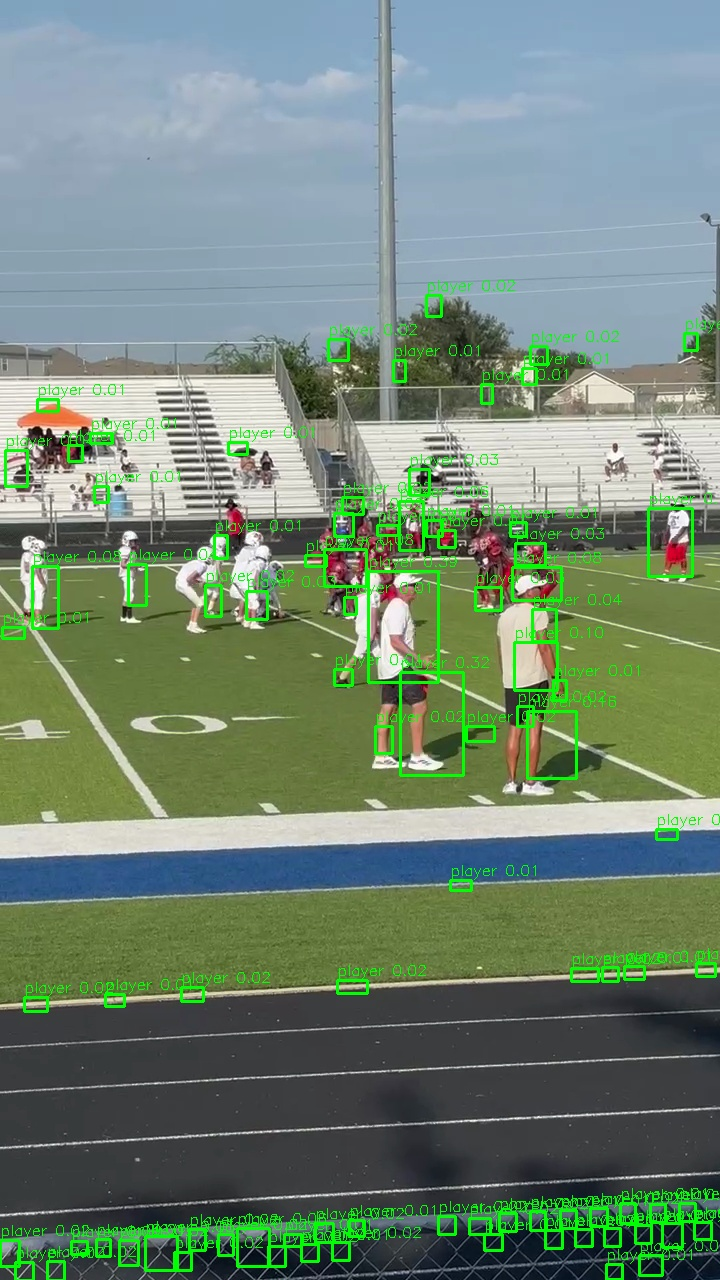
#> input picture debug/probe_overlay.jpg, 720 x 1280 px
$ python -i ball_tracker.py   (imports and definitions only)
#> lines starting #> are read from the running program, lines starting #| are printed output that depends on the picture; after the words box and inside, x2 and y2 are one past the last pixel; in counts of white or black regions, pixels touching at a corner belong together
"""Lightweight football detector and tracker.

This module implements a very small ball tracking pipeline designed for
press‑box style footage.  The goal is to provide a fast and reasonably
robust tracker that can run on an embedded device without any heavy
models.  The tracker combines simple motion estimation, color/shape
priors and a constant–velocity Kalman filter.  The public API mirrors the
rest of the tracking utilities in this repository – :class:`BallTracker`
exposes an :py:meth:`update` method that consumes a BGR frame and
optionally a region of interest and returns a tuple describing the
current estimate of the ball location.

The tracker maintains three states:

``TRACKING``
    A confident detection was associated with the previous estimate.
``SEARCHING``
    A prediction is returned but the confidence has fallen below the
    threshold.
``LOST``
    No reliable position is available.  After a grace period the tracker
    returns ``None`` but keeps the last known bounding box so that callers
    may continue to crop around the previous location.

The behaviour of the tracker can be tuned through
``configs/tracking.yaml`` which currently supports the following keys:

``min_area``
    Minimum contour area for a candidate region.
``max_area``
    Maximum contour area for a candidate region.
``min_confidence``
    Minimum score required to report the ``TRACKING`` state.
``decay_rate``
    Multiplicative decay applied when no detection is observed.
"""

from __future__ import annotations

from dataclasses import dataclass
from enum import Enum
import os
from typing import Optional, Tuple

import cv2
import numpy as np
import yaml


class _State:
    """Minimal state shim with a `.value` attribute to satisfy pipeline logging."""
    __slots__ = ("value",)

    def __init__(self, value: str) -> None:
        self.value = value

    def __str__(self) -> str:
        return self.value


class TrackState(str, Enum):
    """Simple enumeration for the tracker state."""

    TRACKING = "TRACKING"
    SEARCHING = "SEARCHING"
    LOST = "LOST"


@dataclass
class TrackerConfig:
    """Configuration loaded from ``configs/tracking.yaml``."""

    min_area: int = 30
    max_area: int = 2000
    min_confidence: float = 0.3
    decay_rate: float = 0.9
    lost_threshold: int = 10
    hsv_brown: Tuple[Tuple[int, int, int], Tuple[int, int, int]] = (
        (5, 50, 50),
        (25, 255, 255),
    )
    hsv_white: Tuple[Tuple[int, int, int], Tuple[int, int, int]] = (
        (0, 0, 200),
        (180, 40, 255),
    )
    hsv_green: Tuple[Tuple[int, int, int], Tuple[int, int, int]] = (
        (35, 50, 50),
        (90, 255, 255),
    )
    hsv_green_dull: Tuple[Tuple[int, int, int], Tuple[int, int, int]] = (
        (35, 35, 25),
        (95, 255, 255),
    )


def _load_config(path: str) -> TrackerConfig:
    cfg = TrackerConfig()
    if os.path.exists(path):
        with open(path, "r", encoding="utf-8") as fh:  # pragma: no cover - trivial
            data = yaml.safe_load(fh) or {}
        for key, val in data.items():
            if hasattr(cfg, key):
                setattr(cfg, key, val)
    return cfg


# [16 lines left out: function _iou, not called in this run]


class BallTracker:
    """Detect and track the football in a sequence of frames."""

    def __init__(
        self,
        config_path: str = "configs/tracking.yaml",
        proc_scale: float = 0.5,
        **kwargs,
    ) -> None:
        self.cfg = _load_config(config_path)
        self.proc_scale = float(proc_scale)

        # Kalman filter with state (x, y, vx, vy) and measurements (x, y)
        self.kalman = cv2.KalmanFilter(4, 2)
        self.kalman.measurementMatrix = np.array(
            [[1, 0, 0, 0], [0, 1, 0, 0]], np.float32
        )
        self.kalman.transitionMatrix = np.array(
            [[1, 0, 1, 0], [0, 1, 0, 1], [0, 0, 1, 0], [0, 0, 0, 1]],
            np.float32,
        )
        self.kalman.processNoiseCov = np.eye(4, dtype=np.float32) * 0.03

        self.prev_gray: Optional[np.ndarray] = None
        self.last_bbox: Optional[Tuple[int, int, int, int]] = None
        self.last_conf: float = 0.0
        self.state: TrackState = TrackState.LOST
        self.lost_frames: int = 0
        self.frame_idx: int = 0
        self.search_roi: Optional[Tuple[int, int, int, int]] = None
        self.reacquire_interval = 15
        self.roi_margin = 50
        self.k3 = np.ones((3, 3), np.uint8)
        self.k5 = np.ones((5, 5), np.uint8)

    # ------------------------------------------------------------------
    # internal helpers
    # [11 lines left out: function _safe_roi, not called in this run]

    def _color_mask(self, bgr):
        """
        Robust color mask for a (white-ish) ball on green field.
        Returns uint8 mask or None if the input is invalid.
        """
        if bgr is None or not isinstance(bgr, np.ndarray) or bgr.size == 0:
            return None
        if bgr.ndim != 3 or bgr.shape[2] != 3:
            return None

        hsv = cv2.cvtColor(bgr, cv2.COLOR_BGR2HSV)

        # Field green range (to suppress)
        green = cv2.inRange(hsv, (35, 50, 50), (90, 255, 255))

        # White/bright range (typical youth footballs read bright/tan under sun)
        white = cv2.inRange(hsv, (0, 0, 200), (180, 50, 255))

        out = cv2.bitwise_and(white, cv2.bitwise_not(green))
        # Ensure uint8 mask
        if out is None or out.size == 0:
            return None
        if out.dtype != np.uint8:
            out = out.astype(np.uint8)
        return out

    def _motion_mask(self, gray):
        """
        Motion mask vs previous grayscale frame.
        Returns uint8 mask or None during warmup / invalid input.
        """
        if gray is None or not isinstance(gray, np.ndarray) or gray.size == 0:
            return None

        # Warmup or resize: initialize and skip one frame
        if getattr(self, "prev_gray", None) is None or self.prev_gray.shape != gray.shape:
            self.prev_gray = gray.copy()
            return None

        diff = cv2.absdiff(gray, self.prev_gray)
        self.prev_gray = gray  # update for next call

        blur = cv2.GaussianBlur(diff, (5, 5), 0)
        _, thr = cv2.threshold(blur, 15, 255, cv2.THRESH_BINARY)
        if thr.dtype != np.uint8:
            thr = thr.astype(np.uint8)
        return thr

    # [23 lines left out: functions _update_search_roi, reset_on_snap, not called in this run]

    # ------------------------------------------------------------------
    def update(self, frame):
        """
        Safe, guard-rail update.

        Returns a 6-tuple expected by the pipeline:
          (bx, by, bw, bh, conf, state)

        - If no detection: (0, 0, 0, 0, 0.0, 'no_det' or reason)
        - On detection: (x, y, w, h, conf, 'ok')
        """
        import cv2, numpy as np

        # --- Basic frame validation ---
        if frame is None or not isinstance(frame, np.ndarray) or frame.size == 0:
            return (0, 0, 0, 0, 0.0, _State("empty_frame"))

        h, w = frame.shape[:2]

        # Kernels (create lazily)
        if not hasattr(self, "k3"):
            self.k3 = cv2.getStructuringElement(cv2.MORPH_ELLIPSE, (3, 3))
        if not hasattr(self, "k5"):
            self.k5 = cv2.getStructuringElement(cv2.MORPH_ELLIPSE, (5, 5))

        # Planes
        try:
            gray = cv2.cvtColor(frame, cv2.COLOR_BGR2GRAY)
        except cv2.error:
            return (0, 0, 0, 0, 0.0, _State("cvt_gray_error"))

        # Masks (each may be None on warmup or failure)
        m_motion = self._motion_mask(gray)
        m_color  = self._color_mask(frame)

        masks = [m for m in (m_motion, m_color) if m is not None]
        if not masks:
            # Likely warmup or very static scene; skip gracefully
            return (0, 0, 0, 0, 0.0, _State("warmup_or_no_masks"))

        # Start with the first valid mask
        mask = masks[0]
        # Bitwise AND with any other masks that match shape
        for m in masks[1:]:
            if m.shape == mask.shape:
                mask = cv2.bitwise_and(mask, m)

        if mask is None or mask.size == 0:
            return (0, 0, 0, 0, 0.0, _State("mask_none"))
        if mask.dtype != np.uint8:
            mask = mask.astype(np.uint8)
        if cv2.countNonZero(mask) == 0:
            return (0, 0, 0, 0, 0.0, _State("mask_empty"))

        # Morphology with guards
        try:
            mask = cv2.morphologyEx(mask, cv2.MORPH_OPEN, self.k3)
            mask = cv2.morphologyEx(mask, cv2.MORPH_CLOSE, self.k5)
        except cv2.error:
            # proceed with raw mask if morphology fails
            pass

        # Contours
        try:
            cnts, _ = cv2.findContours(mask, cv2.RETR_EXTERNAL, cv2.CHAIN_APPROX_SIMPLE)
        except cv2.error:
            return (0, 0, 0, 0, 0.0, _State("findContours_error"))

        if not cnts:
            return (0, 0, 0, 0, 0.0, _State("no_contours"))

        # Pick largest reasonable blob
        areas = [(cv2.contourArea(c), c) for c in cnts]
        areas.sort(key=lambda x: x[0], reverse=True)
        area, best = areas[0]

        min_area = 5.0
        max_area = 0.05 * w * h
        if area < min_area or area > max_area:
            return (0, 0, 0, 0, 0.0, _State("area_out_of_range"))

        x, y, ww, hh = cv2.boundingRect(best)

        # Confidence heuristic: normalized area clipped to [0.0, 1.0]
        conf = float(max(0.0, min(1.0, area / (0.01 * w * h))))  # 1% of frame ~= conf 1.0

        return (int(x), int(y), int(ww), int(hh), conf, _State("ok"))

>>> import cv2
>>> picture = cv2.imread('../../debug/probe_overlay.jpg')
#> picture is the input picture: shape (1280, 720, 3); mean B, G, R 116.1, 134.1, 113.1
>>> result = BallTracker().update(picture)
#> in update, `gray = cv2.cvtColor(frame, cv2.COLOR_BGR2GRAY)`:
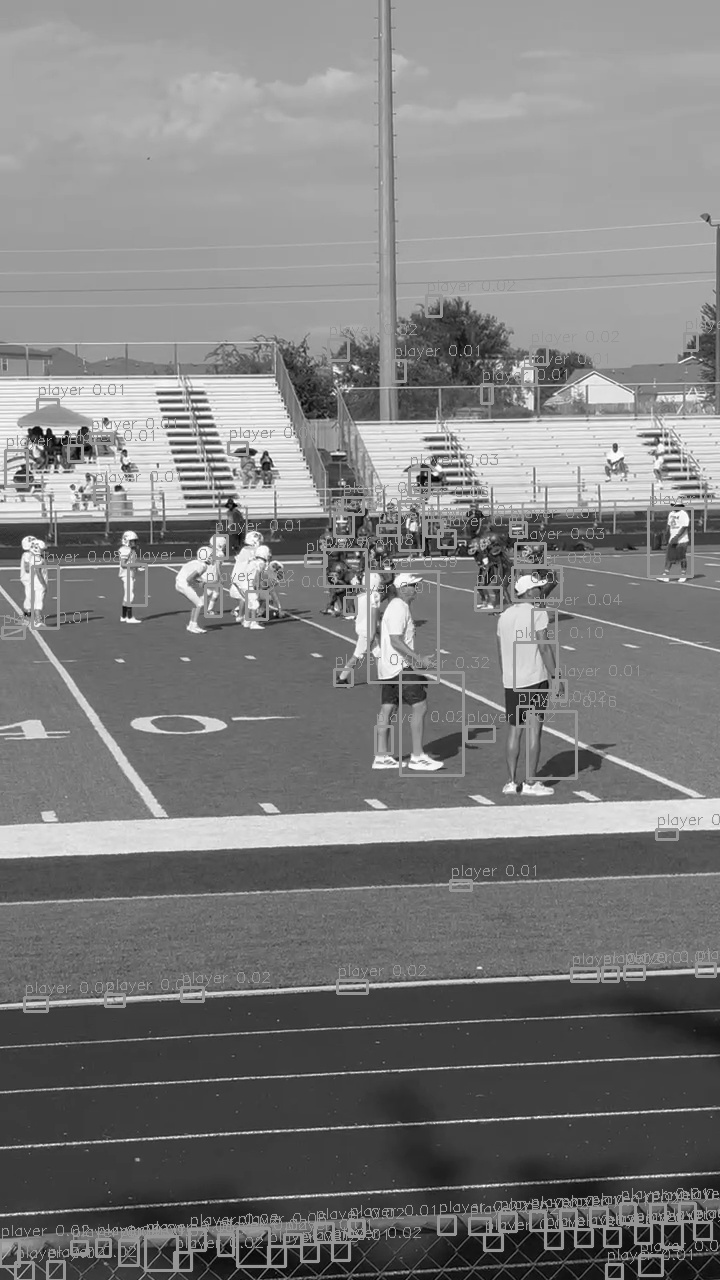
#> gray: shape (1280, 720); min 1, max 255, mean 125.8
#> in _color_mask, `hsv = cv2.cvtColor(bgr, cv2.COLOR_BGR2HSV)`: hsv: shape (1280, 720, 3); mean H, S, V 73.4, 74.9, 142.5
#> in _color_mask, `green = cv2.inRange(hsv, (35, 50, 50), (90, 255, 255))`:
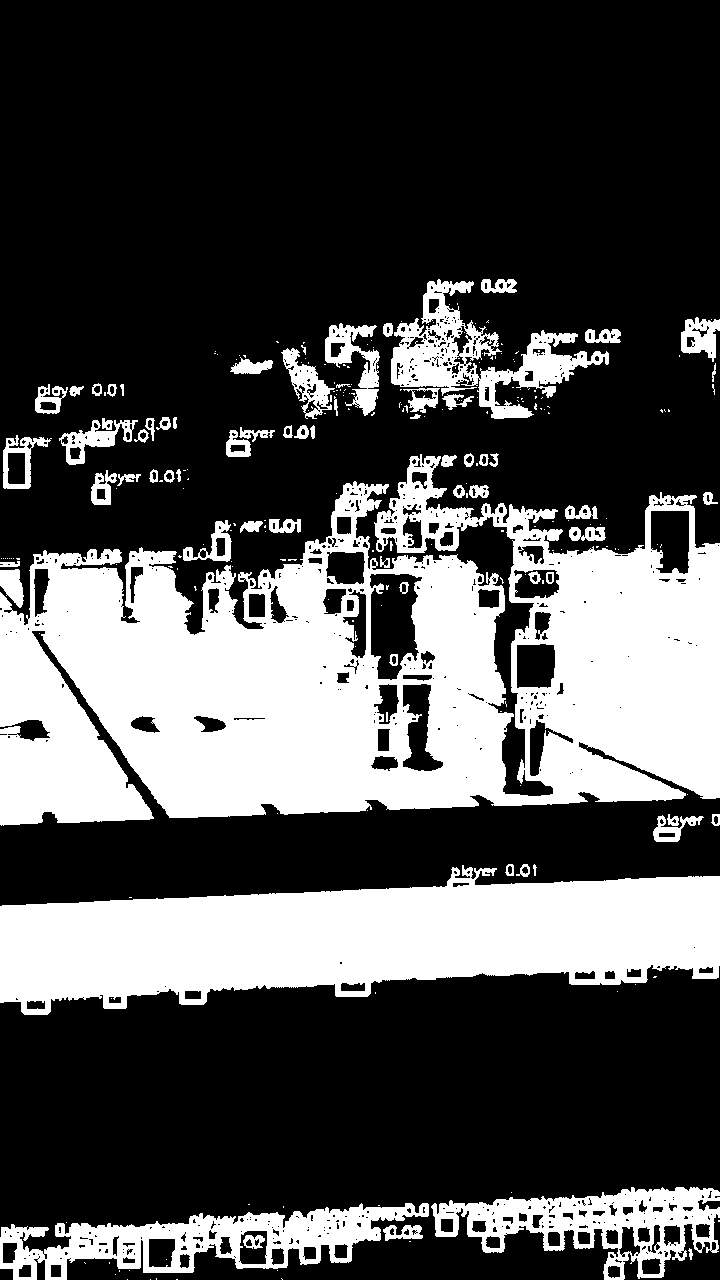
#> green: shape (1280, 720); 30.7% white; 251 white regions (180 under 20 px), largest, box (x1, y1, x2, y2) and area: (0, 454, 720, 826) 162265, (0, 865, 720, 1015) 69596, (0, 1203, 429, 1280) 13394
#> in _color_mask, `white = cv2.inRange(hsv, (0, 0, 200), (180, 50, 255))`:
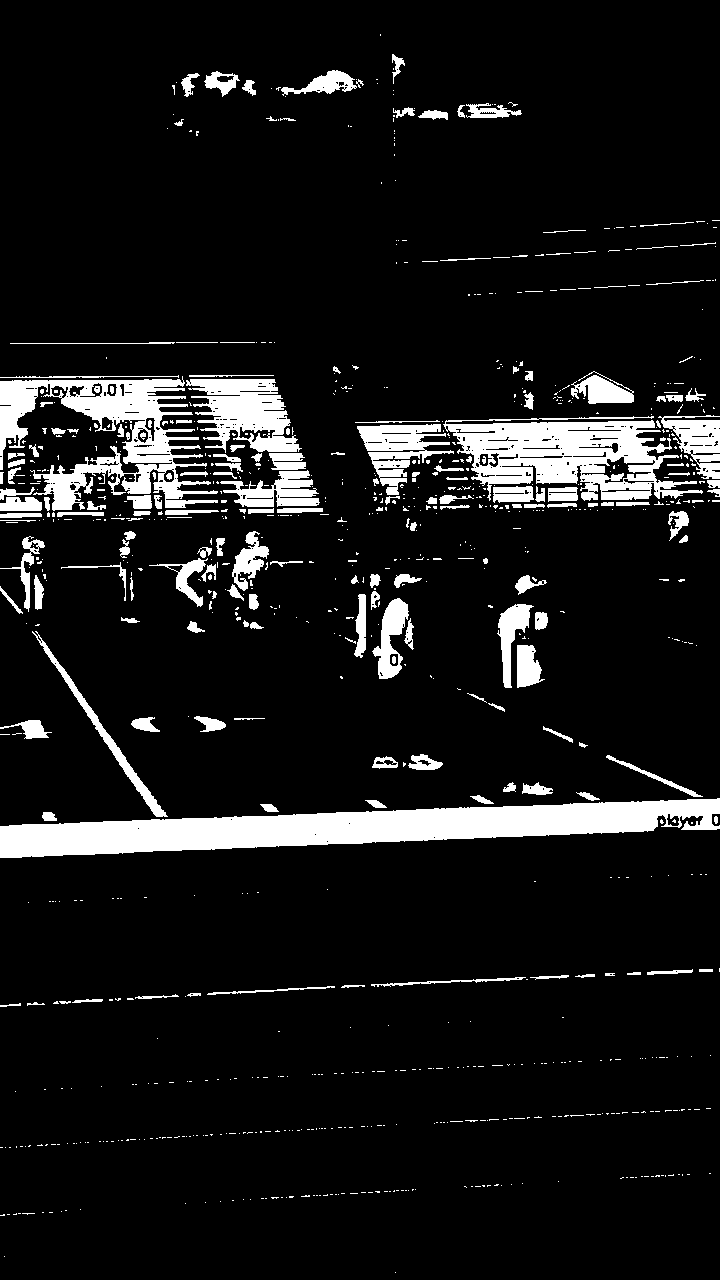
#> white: shape (1280, 720); 9.5% white; 913 white regions (727 under 20 px), largest, box (x1, y1, x2, y2) and area: (0, 798, 720, 858) 22107, (443, 416, 703, 501) 11783, (0, 376, 218, 511) 11384
#> in _color_mask, `out = cv2.bitwise_and(white, cv2.bitwise_not(green))`: out: shape (1280, 720); 9.5% white; 912 white regions (727 under 20 px), largest, box (x1, y1, x2, y2) and area: (0, 798, 720, 858) 22100, (443, 416, 703, 501) 11776, (0, 376, 218, 511) 11338
#> in update, `masks = [m for m in (m_motion, m_color) if m is not None]`: masks = 1 item
#> in update, `mask = cv2.morphologyEx(mask, cv2.MORPH_OPEN, self.k3)`: mask: shape (1280, 720); 8.3% white; 286 white regions (88 under 20 px), largest, box (x1, y1, x2, y2) and area: (0, 798, 720, 858) 21981, (448, 421, 663, 484) 8965, (0, 379, 192, 456) 5540
#> in update, `mask = cv2.morphologyEx(mask, cv2.MORPH_CLOSE, self.k5)`:
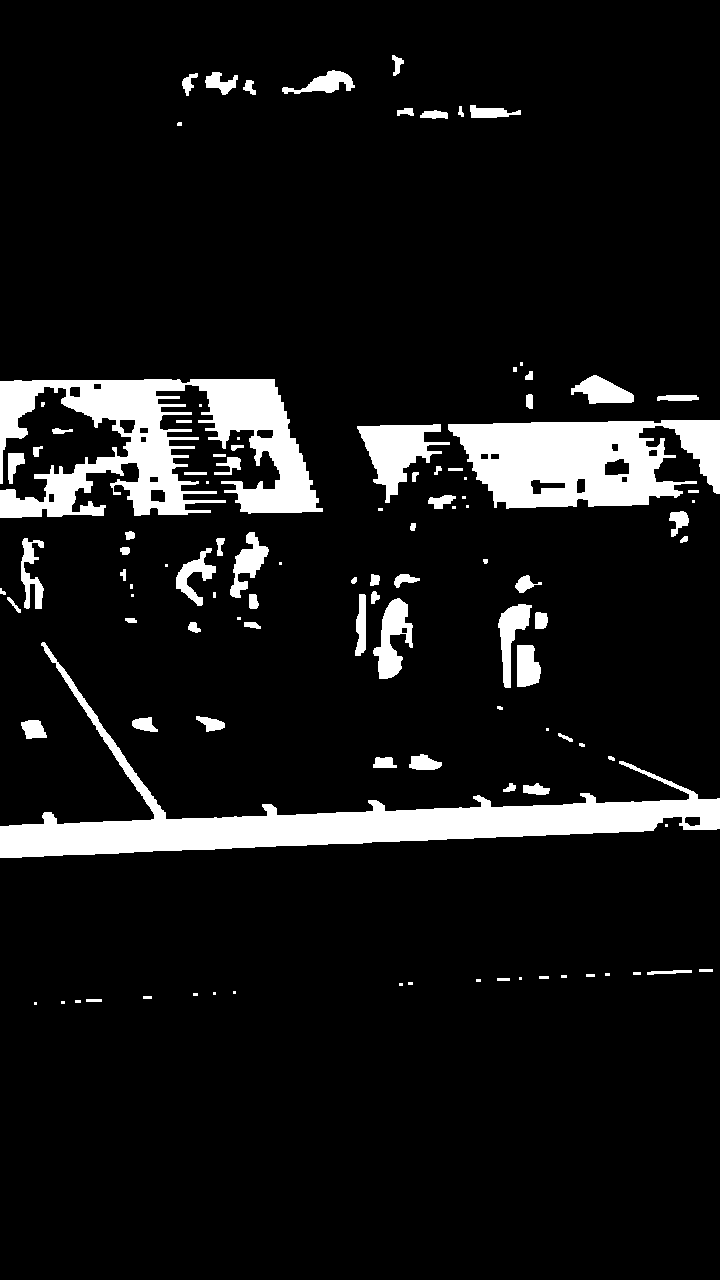
#> mask: shape (1280, 720); 9.2% white; 109 white regions (32 under 20 px)
#> in update, `cnts, _ = cv2.findContours(mask, cv2.RETR_EXTERNAL, cv2.CHAIN_APPROX_S..`: cnts = 109 contours, 42 with area under 20; largest, box (x1, y1, x2, y2) and area: (0, 642, 720, 858) 23815, (0, 379, 323, 518) 21946, (448, 420, 720, 509) 17318, (357, 424, 450, 503) 3117, (373, 598, 413, 679) 1586
#> in update, `areas = [(cv2.contourArea(c), c) for c in cnts]`: areas = 109 items
#> in update, `area, best = areas[0]`: area = 23815; best = contour of 589 points, box (x1, y1, x2, y2) (0, 642, 720, 858), area 23815
#> in update, `x, y, ww, hh = cv2.boundingRect(best)`: x = 0; y = 642; ww = 720; hh = 216
#> in update, `conf = float(max(0.0, min(1.0, area / (0.01 * w * h))))`: conf = 1
#> result = 6 items
